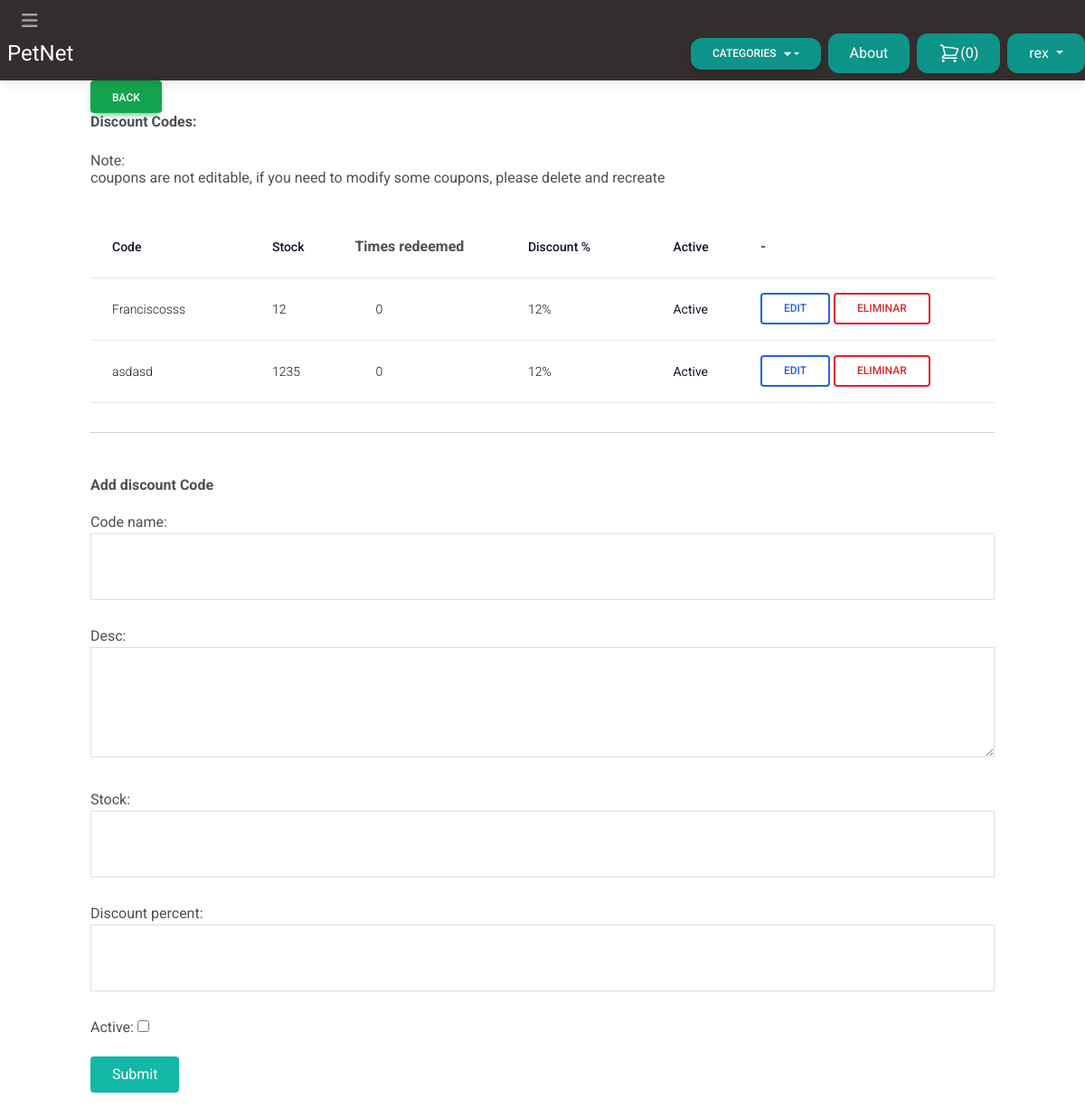
The page /discount/ (signed in) on the database as committed earlier.
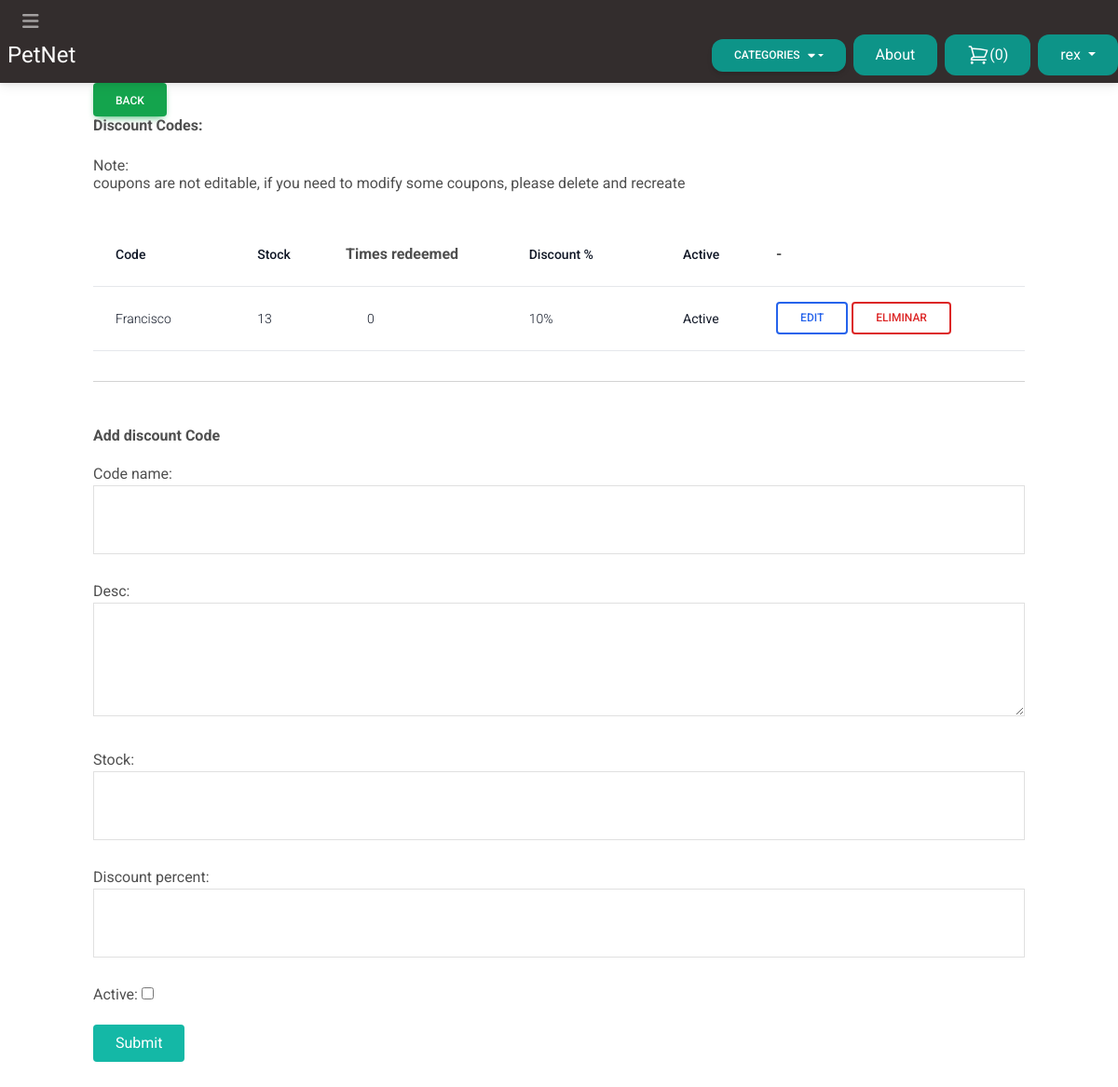
The same page on the database as committed later.
### store/models.py (models this page shows, shortened)
class Discount(models.Model):
    created_by = models.ForeignKey(User, related_name='discounts', on_delete=models.CASCADE)
    code_name    = models.CharField(max_length=35, unique=True)
    desc    = models.TextField()
    stock   = models.IntegerField()
    times_redeemed= models.IntegerField(editable=False,blank=True,null=False,default=0)
    discount_percent = models.IntegerField()
    active  = models.BooleanField(default=False)
    created_at  = models.DateTimeField(auto_now_add=True)
    modified_at = models.DateField(auto_now=True)
    @property
    def check_times_redeemed(self):
        times_redeemed = 0
        if self.code_name:
            times= get_cupon(self.code_name)
            if 'times_redeemed' in times[0]:
                times_redeemed = times[0]['times_redeemed']
                self.times_redeemed=times_redeemed
                self.save()
        return times_redeemed

### store/decorator.py (the view)
        def wrapper(request, *args, **kwargs):
            if request.user.userprofile.is_vendor:
                return function(request, *args, **kwargs)
            messages.add_message(request, messages.WARNING, 'You are not a vendor !')
            return redirect('frontpage')

### store/forms.py
class DiscountForm(forms.ModelForm):
    id = forms.IntegerField(widget=forms.HiddenInput, required=False)
    class Meta:
        model = Discount
        exclude = ('created_at','modified_at',)
        widgets= {
            'created_by':forms.HiddenInput(),
            'code_name': forms.TextInput(attrs={
                'class': 'w-full mb-2 px-2 py-4 border border-gray-200'
            }),
            'desc': forms.Textarea(attrs={
                'rows':3,
                'class': 'w-full mb-2 px-2 py-4 border border-gray-200'
            }),
            'stock': forms.NumberInput(attrs={
                'class': 'w-full mb-2 px-2 py-4 border border-gray-200'
            }),
            'discount_percent': forms.NumberInput(attrs={
                'class': 'w-full mb-2 px-2 py-4 border border-gray-200'
            }),
        }

### store/cart.py (called while the page is built)
    def __len__(self):
        return sum(item['quantity'] for item in self.cart.values())

### store/context_processors.py (called while the page is built)
def cart(request):
    return {'cart':Cart(request)}

### store/templatetags/menu.py (called while the page is built)
@register.inclusion_tag('core/menu.html')
def menu(*args, **kwargs):
    categories = Category.objects.annotate(product_count=Count('products')).filter(product_count__gt=0)
    return {'categories': categories}

### userprofile/templates/userprofile/inventory/discount.html (shortened to what this page needs)
{% extends 'core/base.html' %}
{% block content %}
    {% include 'userprofile/inventory/partial_discount.html' %}
    <br>
    <hr>
    <br>
    <br>
    <h2><strong>Add discount Code</strong></h2>
    <form action="." method="post" class="space-y-5 mb-10">
        {{form.as_p}}
        <button class="mt-6 py-2 px-4 bg-teal-500 rounded text-white hover:bg-teal-800">Submit</button>
    </form>
{% endblock content %}

### userprofile/templates/userprofile/inventory/partial_discount.html (shortened to what this page needs)
<br>
<div class="items-center">
    <h2  ><strong>Discount Codes:</strong></h2> <br>
    <h5>Note: <br> coupons are not editable, if you need to modify some coupons, please delete and recreate</h5>
</div>
<br>
<div class="flex flex-col">
    {% if discounts %}
    <div class="overflow-x-auto sm:-mx-6 lg:-mx-8">
        <div class="py-2 inline-block min-w-full sm:px-6 lg:px-8">
          <div class="overflow-hidden">
            <table class="min-w-full">
              <thead class="border-b">
                <tr>
                  <th scope="col" class="text-sm font-medium text-gray-900 px-6 py-4 text-left">
                    Code
                  </th>
                  <th scope="col" class="text-sm font-medium text-gray-900 px-6 py-4 text-left">
                      Stock
                  </th>
                  <th>Times redeemed</th>
                  <th scope="col" class="text-sm font-medium text-gray-900 px-6 py-4 text-left">
                      Discount %
                  </th>
                  <th scope="col" class="text-sm font-medium text-gray-900 px-6 py-4 text-left">
                      Active
                  </th>
                  <th>
                      -
                  </th>
                </tr>
              </thead>
              <tbody>
                  {% for discount in discounts  %}
                  <tr class="border-b">
                      <td class="text-sm text-gray-900 font-light px-6 py-4 whitespace-nowrap">
                          {{discount.code_name}}
                      </td>
                      <td class="text-sm text-gray-900 font-light px-6 py-4 whitespace-nowrap">
                          {{discount.stock}}
                      </td>
                      <td class="text-sm text-gray-900 font-light px-6 py-4 whitespace-nowrap">
                        {{discount.check_times_redeemed}}
                    </td>
                      <td class="text-sm text-gray-900 font-light px-6 py-4 whitespace-nowrap">
                          {{discount.discount_percent}}%
                      </td>
                      <td class="text-sm text-gray-900 font-light px-6 py-4 whitespace-nowrap">
                          {% if discount.active %} <strong>Active</strong> {% else %} <strong>Inactive</strong> {% endif %}
                      </td>
                      <td>
                        <button onclick="reset_stock('{{discount.times_redeemed}}', '{{discount.code_name}}')" class="inline-block px-6 py-2 border-2 border-blue-600 text-blue-600 font-medium text-xs leading-tight uppercase rounded hover:bg-black hover:bg-opacity-5 focus:outline-none focus:ring-0 transition duration-150 ease-in-out">Edit</button>
                        <a href="{% url 'discount_view' %}?id={{discount.id}}&delete=True" class="inline-block px-6 py-2 border-2 border-red-600 text-red-600 font-medium text-xs leading-tight uppercase rounded hover:bg-black hover:bg-opacity-5 focus:outline-none focus:ring-0 transition duration-150 ease-in-out">
                        Eliminar
                        </a>
                      </td>
                  </tr>
                  {% endfor %}
              </tbody>
            </table>
          </div>
        </div>
      </div>
    {% else %}
        <h2>There is no discount codes yet!! </h2>
    {% endif %}
</div>

Rows that differ between the two databases and show on the page:
removed Discount: code_name "Franciscosss", stock "12", check_times_redeemed "0", discount_percent "12", active "Active"
removed Discount: code_name "asdasd", stock "1235", check_times_redeemed "0", discount_percent "12", active "Active"
added Discount: code_name "Francisco", stock "13", check_times_redeemed "0", discount_percent "10", active "Active"
